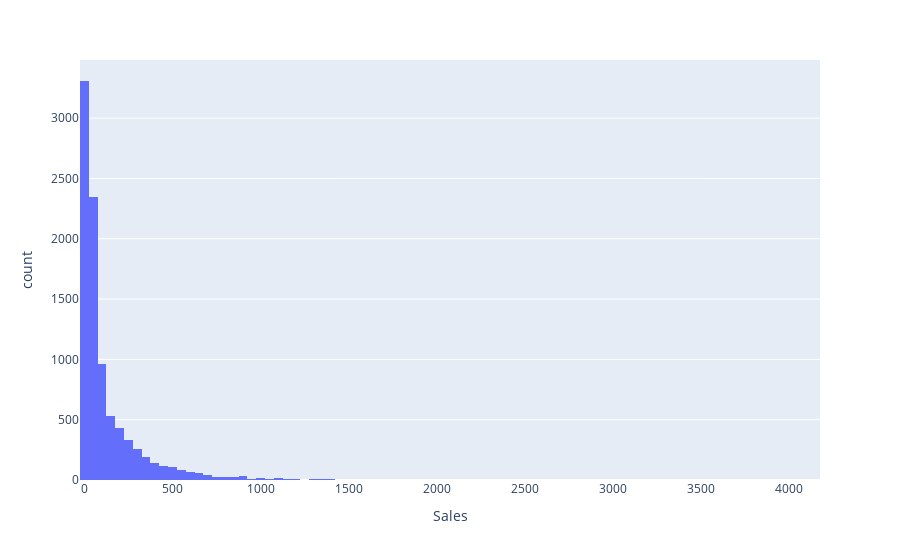

This figure's notebook cell:
### Code cell
fig=px.histogram(df,x='Sales',nbins=200)
fig.show()

### Figure 1 — Plotly figure (JSON) as saved in the notebook; plotly's stock layout.template omitted (floating-point values rounded to 4 significant figures; data arrays with more than 128 entries replaced by an {"elided": "..."} marker saying what was removed)
{"data": [{"alignmentgroup": "True", "bingroup": "x", "hovertemplate": "Sales=%{x}<br>count=%{y}<extra></extra>", "legendgroup": "", "marker": {"color": "#636efa"}, "name": "", "nbinsx": 200, "offsetgroup": "", "orientation": "v", "showlegend": false, "type": "histogram", "x": {"elided": "9202 float values"}, "xaxis": "x", "yaxis": "y"}], "layout": {"barmode": "relative", "legend": {"tracegroupgap": 0}, "margin": {"t": 60}, "xaxis": {"anchor": "y", "domain": [0, 1], "title": {"text": "Sales"}}, "yaxis": {"anchor": "x", "domain": [0, 1], "title": {"text": "count"}}}}
